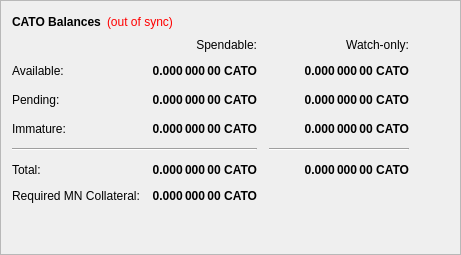
        <widget class="QFrame" name="frame">
         <property name="frameShape">
          <enum>QFrame::StyledPanel</enum>
         </property>
         <property name="frameShadow">
          <enum>QFrame::Raised</enum>
         </property>
         <layout class="QVBoxLayout" name="verticalLayout_4">
          <item>
           <layout class="QHBoxLayout" name="horizontalLayout_4">
            <item>
             <widget class="QLabel" name="label_5">
              <property name="font">
               <font>
                <weight>75</weight>
                <bold>true</bold>
               </font>
              </property>
              <property name="text">
               <string>CATO Balances</string>
              </property>
             </widget>
            </item>
            <item>
             <widget class="QLabel" name="labelWalletStatus">
              <property name="cursor">
               <cursorShape>WhatsThisCursor</cursorShape>
              </property>
              <property name="toolTip">
               <string>The displayed information may be out of date. Your wallet automatically synchronizes with the Eblockmail network after a connection is established, but this process has not completed yet.</string>
              </property>
              <property name="styleSheet">
               <string notr="true">QLabel { color: red; }</string>
              </property>
              <property name="text">
               <string notr="true">(out of sync)</string>
              </property>
              <property name="alignment">
               <set>Qt::AlignLeading|Qt::AlignLeft|Qt::AlignVCenter</set>
              </property>
             </widget>
            </item>
            <item>
             <spacer name="horizontalSpacer_3">
              <property name="orientation">
               <enum>Qt::Horizontal</enum>
              </property>
              <property name="sizeHint" stdset="0">
               <size>
                <width>40</width>
                <height>20</height>
               </size>
              </property>
             </spacer>
            </item>
           </layout>
          </item>
          <item>
           <layout class="QGridLayout" name="gridLayout">
            <property name="spacing">
             <number>12</number>
            </property>
            <item row="2" column="2">
             <widget class="QLabel" name="labelWatchPending">
              <property name="font">
               <font>
                <weight>75</weight>
                <bold>true</bold>
               </font>
              </property>
              <property name="cursor">
               <cursorShape>IBeamCursor</cursorShape>
              </property>
              <property name="toolTip">
               <string>Unconfirmed transactions to watch-only addresses</string>
              </property>
              <property name="text">
               <string notr="true">0.000 000 00 CATO</string>
              </property>
              <property name="alignment">
               <set>Qt::AlignRight|Qt::AlignTrailing|Qt::AlignVCenter</set>
              </property>
              <property name="textInteractionFlags">
               <set>Qt::LinksAccessibleByMouse|Qt::TextSelectableByKeyboard|Qt::TextSelectableByMouse</set>
              </property>
             </widget>
            </item>
            <item row="2" column="1">
             <widget class="QLabel" name="labelUnconfirmed">
              <property name="font">
               <font>
                <weight>75</weight>
                <bold>true</bold>
               </font>
              </property>
              <property name="cursor">
               <cursorShape>IBeamCursor</cursorShape>
              </property>
              <property name="toolTip">
               <string>Total of transactions that have yet to be confirmed, and do not yet count toward the spendable balance</string>
              </property>
              <property name="text">
               <string notr="true">0.000 000 00 CATO</string>
              </property>
              <property name="alignment">
               <set>Qt::AlignRight|Qt::AlignTrailing|Qt::AlignVCenter</set>
              </property>
              <property name="textInteractionFlags">
               <set>Qt::LinksAccessibleByMouse|Qt::TextSelectableByKeyboard|Qt::TextSelectableByMouse</set>
              </property>
             </widget>
            </item>
            <item row="3" column="2">
             <widget class="QLabel" name="labelWatchImmature">
              <property name="font">
               <font>
                <weight>75</weight>
                <bold>true</bold>
               </font>
              </property>
              <property name="cursor">
               <cursorShape>IBeamCursor</cursorShape>
              </property>
              <property name="toolTip">
               <string>Staked or masternode rewards in watch-only addresses that has not yet matured</string>
              </property>
              <property name="text">
               <string notr="true">0.000 000 00 CATO</string>
              </property>
              <property name="alignment">
               <set>Qt::AlignRight|Qt::AlignTrailing|Qt::AlignVCenter</set>
              </property>
              <property name="textInteractionFlags">
               <set>Qt::LinksAccessibleByMouse|Qt::TextSelectableByKeyboard|Qt::TextSelectableByMouse</set>
              </property>
             </widget>
            </item>
            <item row="4" column="0" colspan="2">
             <widget class="Line" name="lineSpendableBalance">
              <property name="orientation">
               <enum>Qt::Horizontal</enum>
              </property>
             </widget>
            </item>
            <item row="4" column="2">
             <widget class="Line" name="lineWatchBalance">
              <property name="sizePolicy">
               <sizepolicy hsizetype="Preferred" vsizetype="Fixed">
                <horstretch>0</horstretch>
                <verstretch>0</verstretch>
               </sizepolicy>
              </property>
              <property name="minimumSize">
               <size>
                <width>140</width>
                <height>0</height>
               </size>
              </property>
              <property name="orientation">
               <enum>Qt::Horizontal</enum>
              </property>
             </widget>
            </item>
            <item row="5" column="0">
             <widget class="QLabel" name="labelTotalText">
              <property name="text">
               <string>Total:</string>
              </property>
             </widget>
            </item>
            <item row="7" column="0">
             <widget class="QLabel" name="labelTotalText2">
              <property name="text">
               <string>Required MN Collateral:</string>
              </property>
             </widget>
            </item>
            <item row="3" column="1">
             <widget class="QLabel" name="labelImmature">
              <property name="font">
               <font>
                <weight>75</weight>
                <bold>true</bold>
               </font>
              </property>
              <property name="cursor">
               <cursorShape>IBeamCursor</cursorShape>
              </property>
              <property name="toolTip">
               <string>Staked or masternode rewards that has not yet matured</string>
              </property>
              <property name="text">
               <string notr="true">0.000 000 00 CATO</string>
              </property>
              <property name="alignment">
               <set>Qt::AlignRight|Qt::AlignTrailing|Qt::AlignVCenter</set>
              </property>
              <property name="textInteractionFlags">
               <set>Qt::LinksAccessibleByMouse|Qt::TextSelectableByKeyboard|Qt::TextSelectableByMouse</set>
              </property>
             </widget>
            </item>
            <item row="2" column="3">
             <spacer name="horizontalSpacer_2">
              <property name="orientation">
               <enum>Qt::Horizontal</enum>
              </property>
              <property name="sizeHint" stdset="0">
               <size>
                <width>40</width>
                <height>20</height>
               </size>
              </property>
             </spacer>
            </item>
            <item row="3" column="0">
             <widget class="QLabel" name="labelImmatureText">
              <property name="text">
               <string>Immature:</string>
              </property>
             </widget>
            </item>
            <item row="5" column="1">
             <widget class="QLabel" name="labelTotal">
              <property name="font">
               <font>
                <weight>75</weight>
                <bold>true</bold>
               </font>
              </property>
              <property name="cursor">
               <cursorShape>IBeamCursor</cursorShape>
              </property>
              <property name="toolTip">
               <string>Your current total balance</string>
              </property>
              <property name="text">
               <string notr="true">0.000 000 00 CATO</string>
              </property>
              <property name="alignment">
               <set>Qt::AlignRight|Qt::AlignTrailing|Qt::AlignVCenter</set>
              </property>
              <property name="textInteractionFlags">
               <set>Qt::LinksAccessibleByMouse|Qt::TextSelectableByKeyboard|Qt::TextSelectableByMouse</set>
              </property>
             </widget>
            </item>
            <item row="7" column="1">
             <widget class="QLabel" name="labelTotal2">
              <property name="font">
               <font>
                <weight>75</weight>
                <bold>true</bold>
               </font>
              </property>
              <property name="cursor">
               <cursorShape>IBeamCursor</cursorShape>
              </property>
              <property name="toolTip">
               <string>Your current total balance</string>
              </property>
              <property name="text">
               <string notr="true">0.000 000 00 CATO</string>
              </property>
              <property name="alignment">
               <set>Qt::AlignRight|Qt::AlignTrailing|Qt::AlignVCenter</set>
              </property>
              <property name="textInteractionFlags">
               <set>Qt::LinksAccessibleByMouse|Qt::TextSelectableByKeyboard|Qt::TextSelectableByMouse</set>
              </property>
             </widget>
            </item>
            <item row="5" column="2">
             <widget class="QLabel" name="labelWatchTotal">
              <property name="font">
               <font>
                <weight>75</weight>
                <bold>true</bold>
               </font>
              </property>
              <property name="cursor">
               <cursorShape>IBeamCursor</cursorShape>
              </property>
              <property name="toolTip">
               <string>Current total balance in watch-only addresses</string>
              </property>
              <property name="text">
               <string notr="true">0.000 000 00 CATO</string>
              </property>
              <property name="alignment">
               <set>Qt::AlignRight|Qt::AlignTrailing|Qt::AlignVCenter</set>
              </property>
              <property name="textInteractionFlags">
               <set>Qt::LinksAccessibleByMouse|Qt::TextSelectableByKeyboard|Qt::TextSelectableByMouse</set>
              </property>
             </widget>
            </item>
            <item row="0" column="2">
             <widget class="QLabel" name="labelWatchonly">
              <property name="text">
               <string>Watch-only:</string>
              </property>
              <property name="alignment">
               <set>Qt::AlignRight|Qt::AlignTrailing|Qt::AlignVCenter</set>
              </property>
             </widget>
            </item>
            <item row="1" column="0">
             <widget class="QLabel" name="labelBalanceText">
              <property name="text">
               <string>Available:</string>
              </property>
             </widget>
            </item>
            <item row="1" column="1">
             <widget class="QLabel" name="labelBalance">
              <property name="font">
               <font>
                <weight>75</weight>
                <bold>true</bold>
               </font>
              </property>
              <property name="cursor">
               <cursorShape>IBeamCursor</cursorShape>
              </property>
              <property name="toolTip">
               <string>Your current spendable balance</string>
              </property>
              <property name="text">
               <string notr="true">0.000 000 00 CATO</string>
              </property>
              <property name="alignment">
               <set>Qt::AlignRight|Qt::AlignTrailing|Qt::AlignVCenter</set>
              </property>
              <property name="textInteractionFlags">
               <set>Qt::LinksAccessibleByMouse|Qt::TextSelectableByKeyboard|Qt::TextSelectableByMouse</set>
              </property>
             </widget>
            </item>
            <item row="1" column="2">
             <widget class="QLabel" name="labelWatchAvailable">
              <property name="font">
               <font>
                <weight>75</weight>
                <bold>true</bold>
               </font>
              </property>
              <property name="cursor">
               <cursorShape>IBeamCursor</cursorShape>
              </property>
              <property name="toolTip">
               <string>Your current balance in watch-only addresses</string>
              </property>
              <property name="text">
               <string notr="true">0.000 000 00 CATO</string>
              </property>
              <property name="alignment">
               <set>Qt::AlignRight|Qt::AlignTrailing|Qt::AlignVCenter</set>
              </property>
              <property name="textInteractionFlags">
               <set>Qt::LinksAccessibleByMouse|Qt::TextSelectableByKeyboard|Qt::TextSelectableByMouse</set>
              </property>
             </widget>
            </item>
            <item row="2" column="0">
             <widget class="QLabel" name="labelPendingText">
              <property name="text">
               <string>Pending:</string>
              </property>
             </widget>
            </item>
            <item row="0" column="1">
             <widget class="QLabel" name="labelSpendable">
              <property name="text">
               <string>Spendable:</string>
              </property>
              <property name="alignment">
               <set>Qt::AlignRight|Qt::AlignTrailing|Qt::AlignVCenter</set>
              </property>
             </widget>
            </item>
           </layout>
          </item>
          <item>
           <spacer name="verticalSpacer_4">
            <property name="orientation">
             <enum>Qt::Vertical</enum>
            </property>
            <property name="sizeHint" stdset="0">
             <size>
              <width>20</width>
              <height>40</height>
             </size>
            </property>
           </spacer>
          </item>
         </layout>
        </widget>
